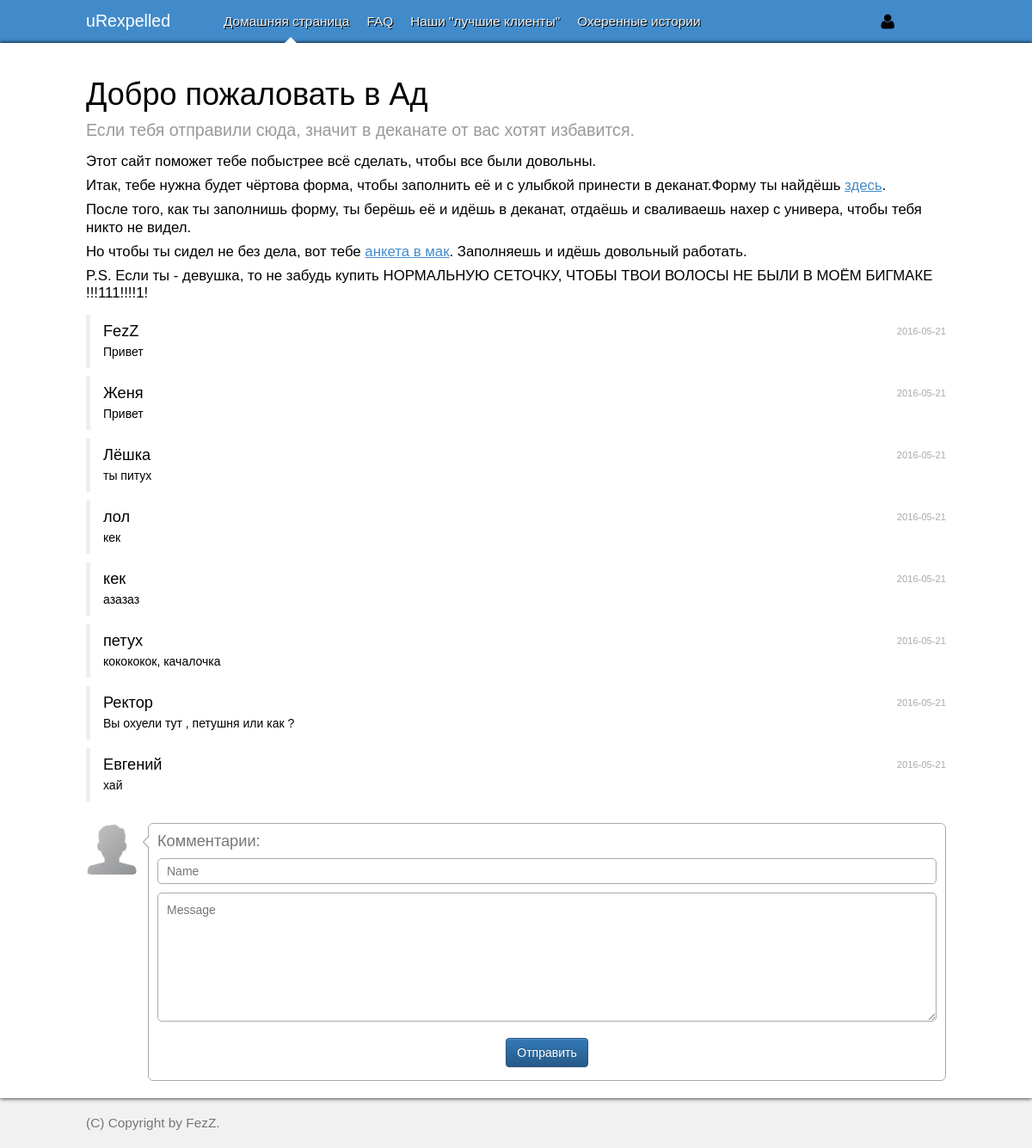
Before: / with the older database file.
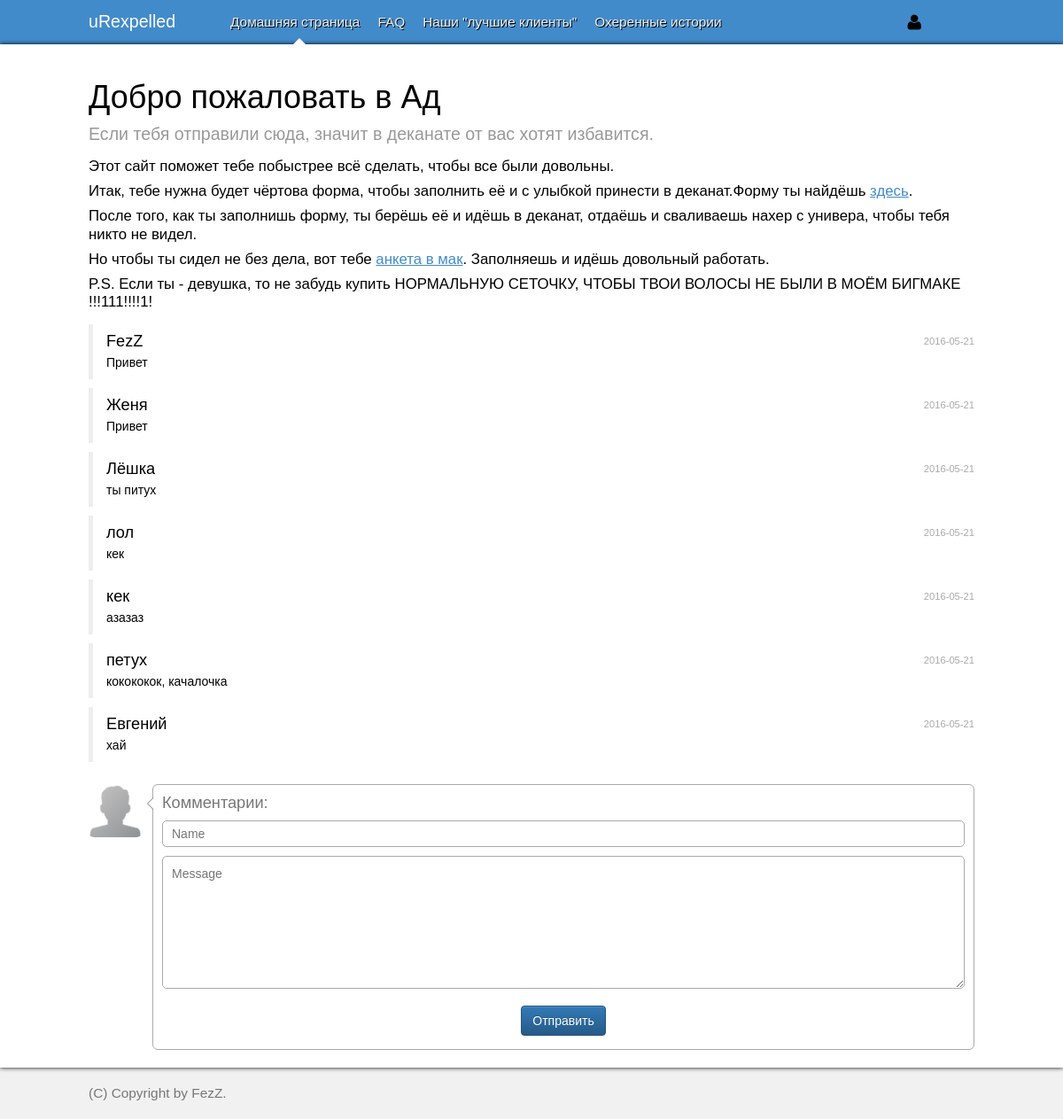
After: the same page with the newer database file.
### tables this page shows
CREATE TABLE `comment_db` (
  `comment_id` int(11) NOT NULL,
  `user_name` text NOT NULL,
  `comment_text` text NOT NULL,
  `date_add` date NOT NULL
);

### phpWorking/printStart.php (called while the page is built, shortened)
<?php
include_once('printFunctions.php');
$queryResult = printComments("SELECT * FROM comment_db");
include_once('parse_class.php');
$parse->get_tpl('templates/template.tpl');
$parse->set_tpl('{MENU_SELECTED}',
file_get_contents('templates/menuIndex.tpl')
);
if(isset($_SESSION['isAuth']))
{
  $parse->set_tpl('{LOGIN}',
  file_get_contents('templates/auth.tpl'));
  if($_SESSION['isAdmin'] == 1)
  {
    $queryResult = printWithDeleteComments("SELECT * FROM comment_db");
  }
}
else
{
  $parse->set_tpl('{LOGIN}',
  file_get_contents('templates/login.tpl'));
}
$parse->set_tpl('{CONTENT}',
str_replace('{RESULT}',$queryResult,file_get_contents('templates/startContent.tpl')));
$parse->tpl_parse();
$result = $parse->template;

### phpWorking/parse_class.php (called while the page is built)
<?php
class parse_class
    {
    var $vars = array();
    var $template;
    function get_tpl($tpl_name)
      {
      if(empty($tpl_name) || !file_exists($tpl_name))
        {
          return false;
        }
      else
        {
          $this->template  = file_get_contents($tpl_name);
        }
      }
    function set_tpl($key,$var)
      {
        $this->vars[$key] = $var;
      }
    function tpl_parse()
      {
      foreach($this->vars as $find => $replace)
             {
               $this->template = str_replace($find, $replace, $this->template);
             }
      }
    }
$parse = new parse_class;

### phpWorking/printFunctions.php (the view, shortened to what this page needs)
<?php
function sendQuery($query)
{
  $result = mysql_query($query);
  return $result;
}
function printComments($query)
{
  $result = sendQuery($query);
  $printString = "";
  while ($row = mysql_fetch_array($result))
  {
    $printString .='<div class="comment_block">
      <div class="comment_title">
        <span class="comment_name">'.$row['user_name'].'</span>
        <span class="comment_date">'.$row['date_add'].'</span>
      </div>
      <div class="comment_message">'
        .$row['comment_text'].'
      </div>
    </div>';
  }
  return $printString;
}

### index.php
<?php
include_once('phpWorking/printStart.php');
print $result;

### css/style.css (style rules this page uses)
*, body { margin: 0; padding: 0; font-size: 14px; line-height: 18px; color: #000; font-family: Helvetica, Tahoma, Verdana, Arial; }
h1 { margin: 0; padding: 0; font-size: 2.6em; line-height: 1em; font-weight: 100; }
a:link, a:visited, a:active { color: #428bca; text-decoration: underline; font-size: 1em; line-height: 1em; }
.form_element_text { width: 100%; border-radius: 5px; border: 1px solid #aaa; padding: 0px 10px; }
.input_text { height: 30px; line-height: 30px; }
.form_textarea { resize: vertical; height: 150px; padding: 10px; }
#page { width: 100%; background: #fff; }
.middle { width: 1000px; margin: 0 auto; display: table; position: relative; }
.header { width: 100%; min-height: 50px; }
.header:before { height: 50px; background: #428bca; width: 100%; position: absolute; }
.top_logo, .top_menu, .top_login { float: left; position:relative; }
.top_logo, .top_logo a:link, .top_logo a:visited, .top_logo a:active, .top_logo a:hover { color:#fff; line-height: 48px; width: 15%; text-decoration: none; }
.top_logo a:link, .top_logo a:visited, .top_logo a:active, .top_logo a:hover { font-size: 1.4em; }
.top_menu { width: 80%; }
.top_login { float: right; }
.top_login_icon { cursor: pointer; }
.top_login_icon { padding: 0px 10px; line-height: 50px; font-size: 1.4em; }
.menu { margin: 0; padding: 0; display:block; }
.menu li { position: relative; list-style: none; float: left; height: 100%; }
.menu li.active:after { content: " "; width: 0; height: 0; position: absolute; border: 8px solid; border-color: transparent transparent #fff transparent; bottom: -1px; left: 48%; z-index:5; }
.menu li a { font-size: 1.1em; color: #eee; text-decoration: none; line-height: 50px; padding: 0px 10px; text-shadow: 1px 1px 0px #000; display: block; }
#page_body { width: 100%; box-shadow: 0 0 5px #000; position: relative; z-index: 4; }
#page_body:before, .middle:before, .header:before { display: table; content: " "; }
#page_body:after, .middle:after, .header:after { clear: both; content: " "; }
.content, .side_bar { float:left; }
.content { width: 100%; }
.page_content { margin: 20px 0; }
.h1_comment { color: #999; font-size: 1.4em; line-height: 1.2em; margin-top:5px; display: block; }
.page_article { margin: 15px 0px; }
.page_article p { font-size: 1.2em; line-height: 1.2em; margin: 8px 0; }
#comment { display: block; width: 100%; }
.comment_blocks { display:block; width: 100%; }
.comment_blocks:after { clear: both; }
.comment_block { border-left: 5px solid #eee; padding-left: 15px; padding: 10px 0px 10px 15px; margin: 10px 0px; }
.comment_title { width: 100%; color: #777; }
.comment_name { font-size: 1.3em; color: #000; }
.comment_date { float: right; font-size: 0.8em; color: #aaa; }
.comment_message { margin-top: 5px; padding-right: 10px; font-size: 1em; }
.comment_line { margin: 10px 0px; }
.comment_form_title { width: 100%; color: #777; font-size: 1.3em; line-height: 1.1em; color: #777; }
.comment_icon { width: 60px; height:60px; overflow: hidden; border-radius: 6px; float:left; }
.comment_icon img { width: 100%; }
.comment_form { position: relative; margin-left: 72px; border:1px solid #aaa; border-radius: 6px; padding: 10px; }
.comment_form:after { content: " "; width: 0px; position: absolute; height: 0px; border: 6px solid; border-color: transparent #fff transparent transparent; top: 15px; left: -12px; }
.comment_form:before { content: " "; width: 0px; position: absolute; height: 0px; border: 7px solid; border-color: transparent #777 transparent transparent; top: 14px; left: -14px; }
.comment_entry { margin-top: 25px; }
.comment_button { display: table; margin: 0 auto; }
.col_com { margin: 5px 0px; text-align: center; }
.footer { background: #f1f1f1; padding: 20px 0; }
.footer p { padding: 0; margin: 0; font-size: 1.1em; }

Changed rows visible on the page:
removed comment_db: user_name "Ректор", date_add "2016-05-21", comment_text "Вы охуели тут , петушня или как ?"
